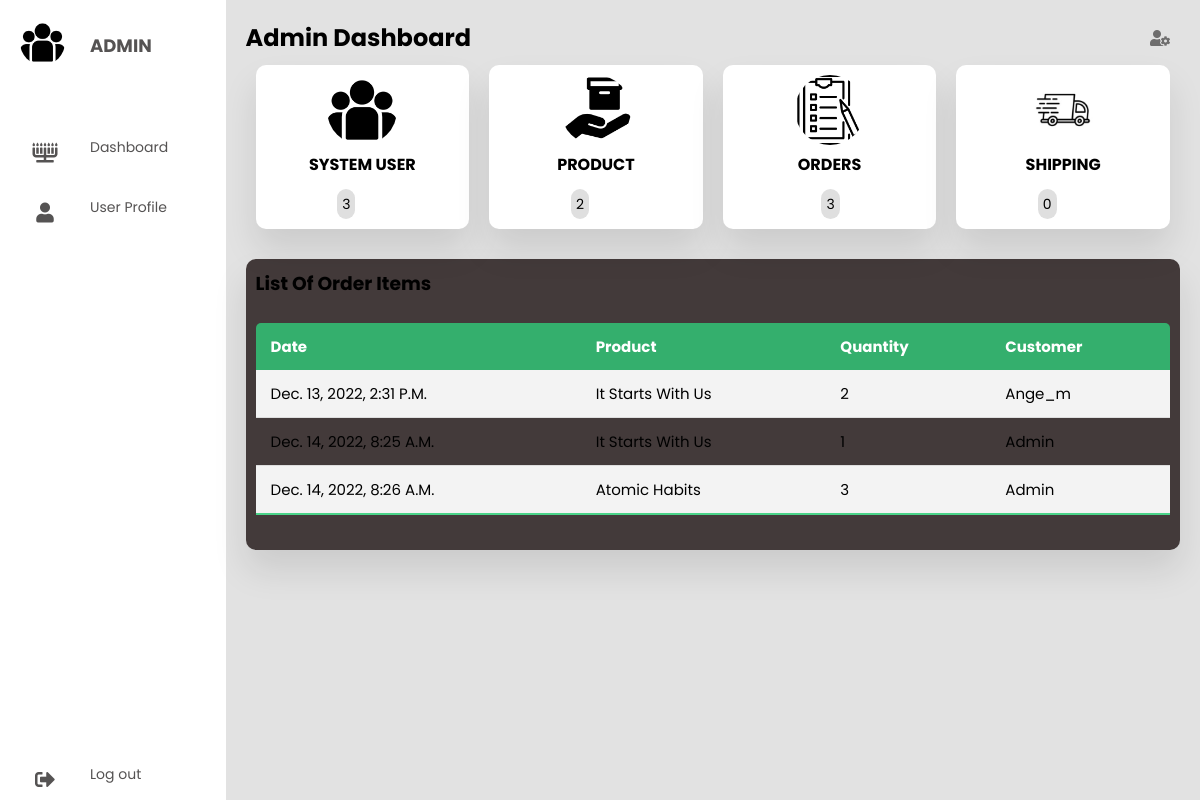
The app's page /dashboard/ (signed in) with its own data.
### store/models.py (models this page shows, shortened)
class Profile(models.Model):
    user = models.OneToOneField(User, on_delete=models.CASCADE)
    image = models.ImageField(default='default.jpg', upload_to='profile_pics')

class OrderItem(models.Model):
    product = models.ForeignKey(Product, on_delete=models.SET_NULL, blank=True, null=True)
    order = models.ForeignKey(Order, on_delete=models.SET_NULL, blank=True, null=True)
    quantity = models.IntegerField(default=0, null=True, blank=True)
    date_added = models.DateTimeField(auto_now_add=True)

class Product(models.Model):
    name = models.CharField(max_length=200, null=True)
    author = models.CharField(max_length=250, null=True)
    category = models.OneToOneField(Book_category, on_delete=models.CASCADE)
    price = models.FloatField()
    digital = models.BooleanField(default=False, null=True, blank=False)
    descriptions = models.TextField(null=True, blank=True)
    image = models.ImageField(null=True, blank=True, upload_to="products/")
    def __str__(self):
        return self.name

class Order(models.Model):
    customer = models.ForeignKey(User, on_delete=models.SET_NULL, blank=True, null=True)
    date_ordered = models.DateTimeField(auto_now_add=True)
    complete = models.BooleanField(default=False, null=True)
    transaction_id = models.CharField(max_length=200, null=True)

### store/views.py (the view)
# urls.py: path('dashboard/', Dashboard, name='dashboard'),
def Dashboard(request):
    orderItems = OrderItem.objects.all()
    products = Product.objects.all().count()
    orders = Order.objects.all().count()
    users = User.objects.all().count()
    context = {
        'orderItems':orderItems,
        'users':users,
        'products':products,
        'orders':orders,
    }
    return render(request, 'store/dashboard.html', context)

### store/templates/store/dashboard.html (shortened to what this page needs)
{% load static %}
<!DOCTYPE html>
<html lang="en">
<head>
  <link rel="stylesheet" href="{% static 'css/style.css' %}" />
  <link rel="stylesheet" href="https://cdnjs.cloudflare.com/ajax/libs/font-awesome/5.15.4/css/all.min.css"/>
</head>
<body>
  <div class="container">
    <nav>
      <ul>
        <li><a href="#" class="logo">
          <img src="{{ request.user.profile.image.url }}">
          <span class="nav-item">Admin</span>
        </a></li>
        <li><a href="#">
          <i class="fas fa-menorah"></i>
          <span class="nav-item">Dashboard</span>
        </a></li>
        <li><a href="{% url 'profile'%}">
          <i class="fas fa-user"></i>
          <span class="nav-item">User Profile</span>
        </a></li>
        <li><a href="{% url 'logout' %}" class="logout">
          <i class="fas fa-sign-out-alt"></i>
          <span class="nav-item">Log out</span>
        </a></li>
      </ul>
    </nav>
    <section class="main">
      <div class="main-top">
        <h1>Admin Dashboard</h1>
        <i class="fas fa-user-cog"></i>
      </div>
      <div class="users">
        <div class="card">
          <img src="{% static 'img/icons/group.png' %}">
          <h4>System User</h4>
          <div class="per">
            <table>
              <tr>
                <td><span>{{ users }}</span></td>
              </tr>
            </table>
          </div>
        </div>
        <div class="card">
          <img src="{% static 'img/icons/product.png' %}">
          <h4>Product</h4>
          <div class="per">
            <table>
              <tr>
                <td><span>{{ products }}</span></td>
              </tr>
            </table>
          </div>
        </div>
        <div class="card">
          <img src="{% static 'img/icons/order.png' %}">
          <h4>orders</h4>
          <div class="per">
            <table>
              <tr>
                <td></td>
                <td><span>{{ orders }}</span></td>
              </tr>
            </table>
          </div>
        </div>
        <div class="card">
          <img src="{% static 'img/icons/shipping.jpg' %}">
          <h4>Shipping</h4>
          <div class="per">
            <table>
              <tr>
                <td><span>0</span></td>
              </tr>
            </table>
          </div>
        </div>
      </div>
      <section class="attendance">
        <div class="attendance-list">
          <h1>List Of Order Items</h1>
          <table class="table">
            <thead>
              <tr>
                <th>Date</th>
                <th>Product</th>
                <th>Quantity</th>
                <th>Customer</th>
              </tr>
            </thead>
            <tbody>
              {% for orderItem in orderItems %}
              <tr>
                <td>{{ orderItem.date_added }}</td>
                <td>{{ orderItem.product }}</td>
                <td nowrap="nowrap">{{ orderItem.quantity }}</td>
                <td>{{ orderItem.order.customer.username }}</td>
              </tr>
             {% endfor %}
            </tbody>
          </table>
        </div>
      </section>
    </section>
  </div>
</body>
</html>

### store/static/css/style.css (style rules this page uses)
* { margin: 0; padding: 0; outline: none; border: none; text-decoration: none; box-sizing: border-box; font-family: "Poppins", sans-serif; }
body { background: rgb(226, 226, 226); }
nav { position: sticky; top: 0; bottom: 0; height: 100vh; left: 0; width: 90px; background: #fff; overflow: hidden; transition: 1s; }
.logo { text-align: center; display: flex; margin: 10px 0 0 10px; padding-bottom: 3rem; }
.logo img { width: 45px; height: 45px; border-radius: 50%; }
.logo span { font-weight: bold; padding-left: 15px; font-size: 18px; text-transform: uppercase; }
a { position: relative; width: 280px; font-size: 14px; color: rgb(85, 83, 83); display: table; padding: 10px; }
nav .fas { position: relative; width: 70px; height: 40px; top: 20px; font-size: 20px; text-align: center; }
.nav-item { position: relative; top: 12px; margin-left: 10px; }
.logout { position: absolute; bottom: 0; }
.container { display: flex; }
.main { position: relative; padding: 20px; width: 100%; }
.main-top { display: flex; width: 100%; }
.main-top i { position: absolute; right: 0; margin: 10px 30px; color: rgb(110, 109, 109); cursor: pointer; }
.main .users { display: flex; width: 100%; }
.users .card { width: 25%; margin: 10px; background: #fff; text-align: center; border-radius: 10px; padding: 10px; box-shadow: 0 20px 35px rgba(0, 0, 0, 0.1); }
.users .card img { width: 70px; height: 70px; border-radius: 50%; }
.users .card h4 { text-transform: uppercase; }
.users table { margin: auto; }
.users .per span { padding: 5px; border-radius: 10px; background: rgb(223, 223, 223); }
.users td { font-size: 14px; padding-right: 15px; }
.attendance { margin-top: 20px; text-transform: capitalize; }
.attendance-list { width: 100%; padding: 10px; margin-top: 10px; background: #433A3A; border-radius: 10px; box-shadow: 0 20px 35px rgba(0, 0, 0, 0.1); }
.table { border-collapse: collapse; margin: 25px 0; font-size: 15px; min-width: 100%; overflow: hidden; border-radius: 5px 5px 0 0; }
table thead tr { color: #fff; background: #34AF6D; text-align: left; font-weight: bold; }
.table th, .table td { padding: 12px 15px; }
.table tbody tr { border-bottom: 1px solid #ddd; }
.table tbody tr:nth-of-type(odd) { background: #f3f3f3; }
.table tbody tr:last-of-type { border-bottom: 2px solid #4AD489; }

### records on screen
OrderItem: date_added "Dec. 13, 2022, 2:31 P.m.", product "It Starts With Us", quantity "2", order.customer.username "Ange_m"
OrderItem: date_added "Dec. 14, 2022, 8:25 A.m.", product "It Starts With Us", quantity "1", order.customer.username "Admin"
OrderItem: date_added "Dec. 14, 2022, 8:26 A.m.", product "Atomic Habits", quantity "3", order.customer.username "Admin"

### other values on screen
{{ users }} "3"
{{ products }} "2"
{{ orders }} "3"
